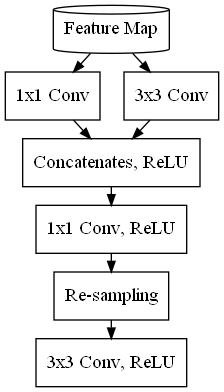

Write Python code to recreate this figure.
'''
G = pgv.AGraph(directed=True, strict=False, nodesep=0, ranksep=1.2, rankdir="TB",
               splines="none", concentrate=True, bgcolor="write",
               compound=True, normalize=False, encoding='UTF-8')

directed -> False | True：有向图
strict -> True | False：简单图
nodesep：同级节点最小间距
ranksep：不同级节点最小间距
rankdir：绘图方向，可选 TB (从上到下), LR (从左到右), BT (从下到上), RL (从右到左)
splines：线条类型，可选 ortho (直角), polyline (折线), spline (曲线), line (线条), none (无)
concentrate -> True | False：合并线条 (双向箭头)
bgcolor：背景颜色
compound -> True | False：多子图时，不允许子图相互覆盖
normalize -> False | True：以第一个节点作为顶节点
'''
import pygraphviz as pgv

G = pgv.AGraph(directed=True, strict=False, ranksep=0.2, 
               splines="spline", rankdir = "TB", concentrate=True)

a0 = "Feature Map"
a11 = "1x1 Conv"
a12 = "3x3 Conv"
a2 = "Concatenates, ReLU"
a3 = "1x1 Conv, ReLU"
a4 = "Re-sampling"
a5 = "3x3 Conv, ReLU"

G.add_node(a0, shape = "cylinder", style = "solid")
G.add_nodes_from([a11, a12, a2, a3, a4, a5],
                  shape = "polygen", style = "solid")

G.add_edges_from([[a0, a11], [a0, a12]], arrowsize = 0.8)
G.add_edges_from([[a11, a2], [a12, a2]], arrowsize = 0.8)
G.add_edges_from([[a2, a3], [a3, a4], [a4, a5]], arrowsize = 0.8)



G.layout()
G.draw("figureunsqueezenetflow.png", prog="dot")
